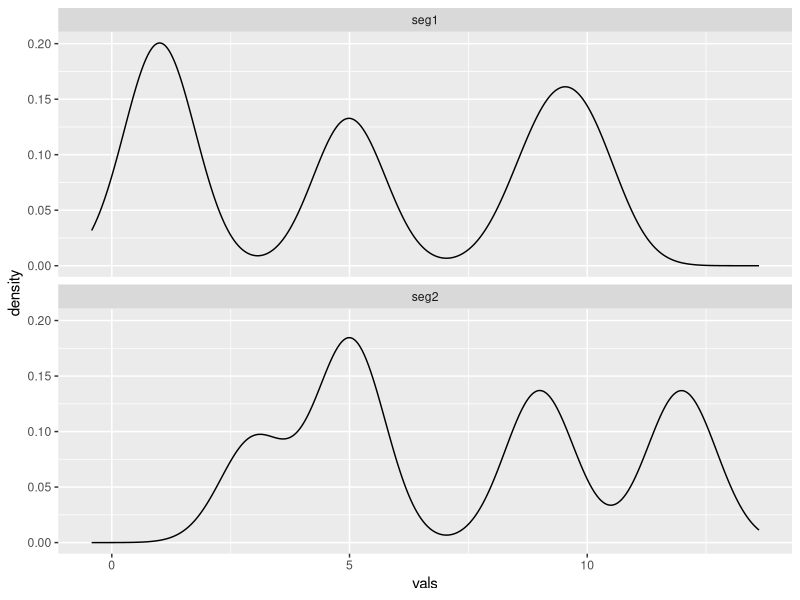
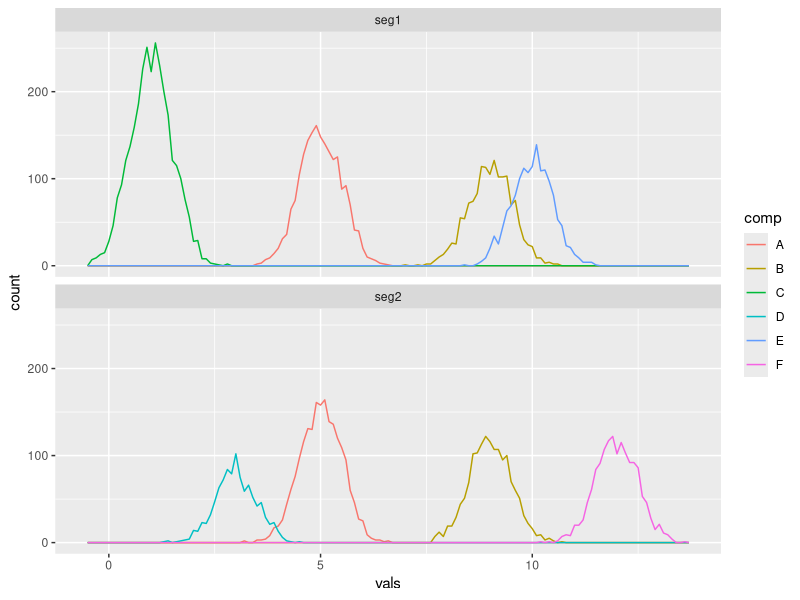
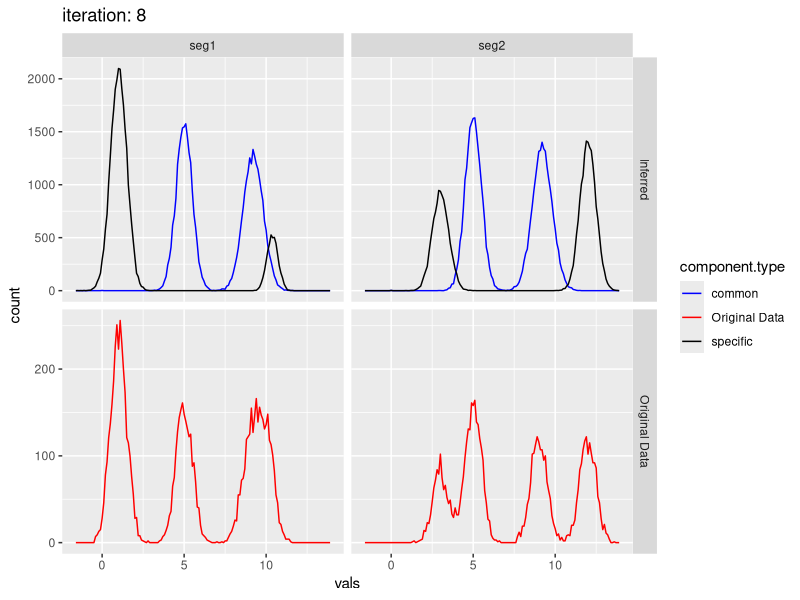

Reproduce these figures in R, in order. (Note: this script raises an error after producing the figures.)
library("ggplot2")
library("data.table")

# parse learned/output parameters
parse.output.parameters <- function(output){

  output.parameters <- data.table(rho=numeric(),w=numeric(),rho_w=numeric(),mu=numeric(),sigma2=numeric(),component.type=character(),segment=character(),iteration=numeric())
  
  for (segment in 1:nrow(output$w.specific)){
    
    output.parameters.temp <- data.frame(
      rho = as.numeric(output$rho[segment]),
      w = c(output$w.common,output$w.specific[segment,]),
      rho_w = c((1-output$rho[segment])*output$w.common,output$rho[segment]*output$w.specific[segment,]),
      mu = c(output$mu.common,output$mu.specific[segment,]),
      sigma2 = c(output$sigma2.common,output$sigma2.specific[segment,]),
      component.type = c(rep("common",length(output$mu.common)),rep("specific",length(output$mu.specific[segment,]))),
      segment = output$segment.names[segment],
      iteration = output$iteration
    )
    
    output.parameters <- rbind(output.parameters,output.parameters.temp)
  }
  return(output.parameters)
}

# Generic Plot function
plot.components <- function(vals.df,output.parameters){
  
  temp <- data.table(vals=numeric(),comp=character(),seg=character(),component.type=character(),source=character())
  
  for (component in 1:nrow(output.parameters)){
    temp <- rbind(temp,data.table(vals=c(rnorm(70000*output.parameters[component]$rho_w, 
                                             mean = output.parameters[component]$mu, 
                                             sd = output.parameters[component]$sigma2^0.5),0),
                                            comp=component,
                                            seg=output.parameters[component]$segment,
                                            component.type=output.parameters[component]$component.type,
                                            source="Inferred"))
  }
  
  vals.df$component.type <- "Original Data"
  vals.df$source <- "Original Data"
  
  temp <- rbind(temp,vals.df)
  
  # ggplot(temp, aes(vals, group = comp,colour=component.type)) +
  #   geom_freqpoly(binwidth=0.1) +
  #   ggtitle(paste("iteration:",iter.count)) +
  #   scale_colour_manual(values = c("blue","red","black")) +
  #   facet_wrap(~seg,nrow = 2)

  ggplot(temp, aes(vals, colour=component.type)) +
    geom_freqpoly(binwidth=0.1) +
    ggtitle(paste("iteration:",unique(output.parameters$iteration))) +
    scale_colour_manual(values = c("blue","red","black")) +
    facet_grid(source~seg,scales="free_y")

  
  # ggplot(temp, aes(vals, colour=component.type)) +
  #   geom_density() +
  #   ggtitle(paste("iteration:",iter.count)) +
  #   scale_colour_manual(values = c("blue","red","black")) +
  #   facet_wrap(~seg,nrow = 2)
}

# input required: 
# 1) data.frame of read counts and segment name for each position
# 2) initial rho
# 3) data.frame of initial parameters for each component, both common and specific
# fit.model(data=vals.df,rho=0.5,input.parameters=initial.parameters,init.max=40)
# returns a data frame of output parameters

fit.model <- function(vals.df,rho.input,input.parameters,init.max=40,break.parameter=50){

### INITIALISATION

## split input read count data frame into 2: 
# 1) a list of indexes specifying which read count is in which segment
# 2) a vector of read counts
stopifnot(ncol(vals.df)==2)
setnames(vals.df,names(vals.df),c("vals","seg"))

# get index ranges of each segment
segment.indicies <- vals.df[,.(index = list(.I)),by=seg]
segment.names <- segment.indicies$seg
segment.indicies <- segment.indicies$index
names(segment.indicies) <- segment.names
print(paste(length(segment.indicies),"segments"))

read.count <- vals.df$vals

## parse input parameters

# rho parameter for each segment
rho <- rep(rho.input,length(segment.indicies))
stopifnot(length(segment.indicies)==length(rho))
names(rho) <- segment.names

# set common component parameters, one per common component
com.param <- input.parameters[component.type=="common"]
com.param$component.type <- NULL

n.specific.components <- nrow(input.parameters[component.type=="specific"])
print(paste(n.specific.components,"segment specific components"))
print(paste(nrow(input.parameters[component.type=="specific"]),"common components"))


# initialise segment specific parameter holding matricies
mu.k <- sigma2.k <- w.k <- matrix(nrow=length(read.count),ncol=n.specific.components)
# although these could be a simple j*k matrix, we're already iterating through segments in
# the M step so may as well create the whole matrix required by the dnorm E step below 

for (row in 1:n.specific.components){
  w.k[,row] <- input.parameters[component.type=="specific"][row]$w
  mu.k[,row] <- input.parameters[component.type=="specific"][row]$mu
  sigma2.k[,row] <- input.parameters[component.type=="specific"][row]$sigma2
}

psi_i <- rep(0.5,length(read.count))
likelihood.byiter <- numeric()

iter.count <- 0

#library(profvis)
#library(microbenchmark)
# profvis({ #CODE HERE })
#microbenchmark(CODE HERE)

##### UPDATES
for (round in 1:init.max){
#### E Updates

# for each common component, cacluate prob for each data point, outputs i x c matrix
common <- apply(com.param, 1, function(params){ params['w'] * dnorm(read.count, params['mu'], params['sigma2']^0.5)})

# output i x k matrix
specific <- w.k * dnorm(read.count, mu.k, sigma2.k^0.5)

# sometimes dorm gives 0 when no common/specific components nearby, which can result in NaN when /0, so add a tiny probability back in
common[which(rowSums(common)==0),] <- 1e-15
specific[which(rowSums(specific)==0),] <- 1e-15

likelihood.vec <- numeric()

for (segment in segment.names){
  indexes <- segment.indicies[[segment]]
  top.sum <- (1-rho[segment]) * rowSums(common[indexes,])
  bottom.sum <- top.sum + (rho[segment] * rowSums(specific[indexes,]))
  psi_i[indexes] <- top.sum / ( bottom.sum )
  likelihood.vec <- c(likelihood.vec,bottom.sum)
}

likelihood.byiter <- c(likelihood.byiter,sum(log(likelihood.vec)))


phi_ic <- common/rowSums(common)

nu_ik <- specific/rowSums(specific)

# check for na values
stopifnot(sum(is.na(phi_ic))+sum(is.na(nu_ik))+sum(is.na(phi_ic))==0)

#### M Updates

# returns c parameters
topsum <- colSums(phi_ic * psi_i)

com.param$w <- topsum / sum(psi_i)

com.param$mu <- colSums(phi_ic * psi_i * read.count) / topsum

com.param$sigma2 <- colSums(phi_ic * psi_i * outer(read.count,com.param$mu, FUN="-")^2) / topsum

for (segment in segment.names){
  # for each segment j, there are k weightings
  indexes <- segment.indicies[[segment]]
  
  rho[segment] <- 1 - sum(psi_i[indexes])/length(indexes)
  
  temp.sum <- (1-psi_i[indexes]) * nu_ik[indexes,]
  topsum <- colSums(temp.sum) # for each component...
  
  w.k[indexes,] <- rep(topsum / sum(1-psi_i[indexes]), each=length(indexes))

  mu.k[indexes,] <- rep(colSums(temp.sum * read.count[indexes]) /  topsum, each=length(indexes))
  
  sigma2.k[indexes,] <- 0.01 + rep(colSums(temp.sum * (read.count[indexes] - mu.k[indexes,])^2) /  topsum, each=length(indexes))
  # the + 0.01 prevents sigma2 -> 0 which can cause dnorm() to -> Inf e.g dnorn(47,47,0), which causes NaN (inf/inf) which propogates to everything -> NaN!
}


iter.count <- iter.count + 1
print(paste("Iteration:",iter.count))

if (iter.count>1){
if (min(abs(diff(likelihood.byiter))) < break.parameter){print("Done, saving parameter estimates")
  break}
}

} # EM updates repetition loop

w.k.u <- unique(w.k)
mu.k.u <- unique(mu.k)
sigma2.k.u <- unique(sigma2.k)

# more raw output
output <- list(w.specific=w.k.u,mu.specific=mu.k.u,sigma2.specific=sigma2.k.u,w.common=com.param$w,mu.common=com.param$mu,sigma2.common=com.param$sigma2,rho=unname(rho),iteration=iter.count,likelihood=likelihood.byiter,segment.names=segment.names)

return(output)

}# end of fit.model function


###### Example code / Tests

# Simulate baisc well seperated gaussian test data, 2 segments, each with 4 components, 2 shared and 2 unique

# Common components
comp1.vals <- data.table(comp = "A", vals = rnorm(2000, mean = 5, sd = 0.5),seg="seg1")
comp2.vals <- data.table(comp = "A", vals = rnorm(2000, mean = 5, sd = 0.5),seg="seg2")

comp3.vals <- data.table(comp = "B", vals = rnorm(1500, mean = 9, sd = 0.5),seg="seg1")
comp4.vals <- data.table(comp = "B", vals = rnorm(1500, mean = 9, sd = 0.5),seg="seg2")

# Unique components
comp5.vals <- data.table(comp = "C", vals = rnorm(3000, mean = 1, sd = 0.5),seg="seg1")
comp6.vals <- data.table(comp = "D", vals = rnorm(1000, mean = 3, sd = 0.5),seg="seg2")

comp7.vals <- data.table(comp = "E", vals = rnorm(1500, mean = 10, sd = 0.5),seg="seg1")
comp8.vals <- data.table(comp = "F", vals = rnorm(1500, mean = 12, sd = 0.5),seg="seg2")

test.data.basic <- rbind(comp1.vals,comp2.vals,comp3.vals,comp4.vals,comp5.vals,comp6.vals,comp7.vals,comp8.vals)

# Overall histogram per segment
ggplot(test.data.basic, aes(vals)) +
  geom_density() +
  facet_wrap(~seg,nrow = 2)

# Histogram broken down by true components
ggplot(test.data.basic, aes(vals, colour = comp)) +
  geom_freqpoly(binwidth=0.1) +
  facet_wrap(~seg,nrow = 2)

initial.parameters.basic <- data.table(
  w=c(0.5),
  mu=c(3.5,10,2,12),
  sigma2=c(0.6^2),
  component.type=c("common","common","specific","specific"))

output.test.basic <- fit.model(test.data.basic[,.(vals,seg)],rho=0.5,initial.parameters.basic)

plot.components(test.data.basic,parse.output.parameters(output.test.basic))

### Simulate realistic read count data using negative binomial, 4 segments, 2 normal, 1 amp, 1 del. Parameters from real data

test.data.realistic <- bind_rows(
  data.table(comp = "A", vals = rnbinom(5000, size=2.7, mu = 16.5),seg="normal.1"),
  data.table(comp = "A", vals = rnbinom(5000, size=3, mu = 36),seg="amplified.1"),
  data.table(comp = "A", vals = rnbinom(5000, size=2.9, mu = 8.4),seg="deleted.1"),
  data.table(comp = "A", vals = rnbinom(5000, size=2.7, mu = 16.5),seg="normal.2"))

initial.parameters.realistic <- data.table(
  w=c(0.5),
  mu=c(4,7,10,15,25,40,50,300,1,2),
  sigma2=c(8^2),
  component.type=c(rep("common",5),rep("specific",5)))

output.realistic <- fit.model(test.data.realistic,rho=0.5,initial.parameters.realistic)

plot.components(test.data.realistic,output.realistic)

# for debugging enter data manually
# vals.df <- chr6.input
# input.parameters <- initial.parameters.realistic
# rho.input <- 0.5

### fit actual data to model
chr6.input <- bulkDP[chr==6 & segment.no %in% c(1:21),.(vals=total,seg=as.character(segment.no))]
chr6.output <- fit.model(chr6.input,rho=0.5,initial.parameters.realistic)
plot(chr6.output$likelihood[2:length(chr6.output$likelihood)])
chr6.input$comp <- "A"
plot.components(chr6.input[seg==16],parse.output.parameters(chr6.output)[segment=="16"])
